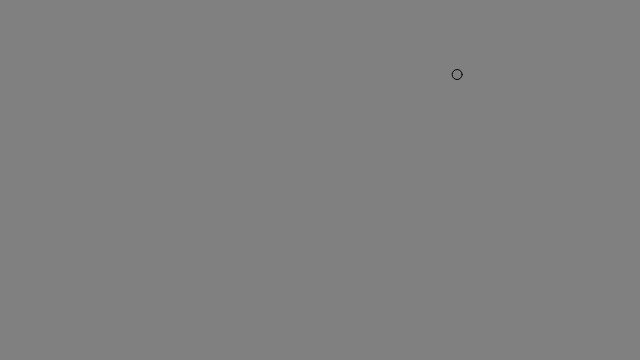
Frame 1 (no input)
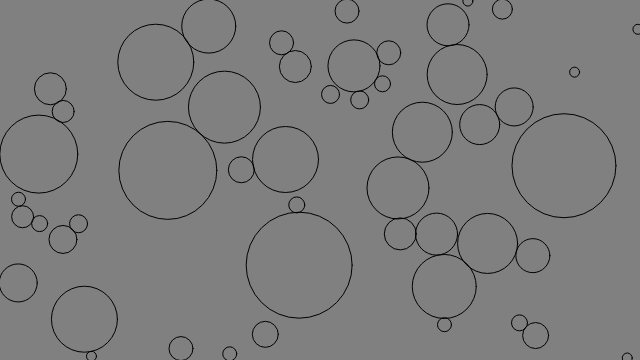
Frame 60 (no input)
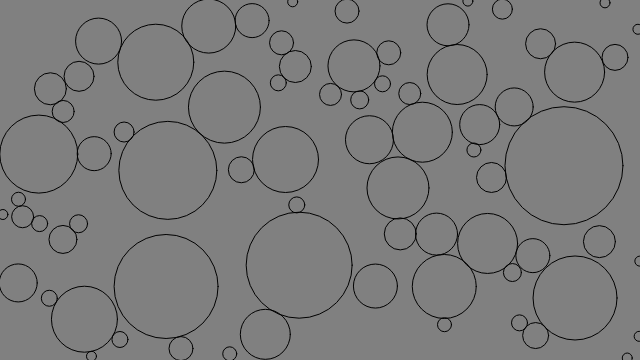
Frame 120 (the mouse pressed at the canvas centre since frame 60)

The p5.js sketch that drew these frames (run headless with seeded random() and noise() and a simulated clock; from frame 60 on, the mouse is pressed at the canvas centre):

// p5.js sketch
// ── sketch.js
let circles = []

let collide_num = 0
let protection = 0

let radiusMin = 5

function setup() 
{
	createCanvas(640, 360);
	colorMode(RGB, 1)
	noFill()

	// for (let i=0; i<10; i++)
	// {
	// 	circles.push(new Circle())
	// }


	// for (let i of circles)
	// {
	// 	i.show()
	// 	//print(i.x)
	// 	//print(i.y)
	// }



} 
    

function draw()
{
	background(0.5)

	//circles.push(new Circle(random(width), random(height)))
	let circle = newCircle()

	// if (circle !== null)
	// {
	// 	circles.push(circle)
	// }




	for (let i of circles)
	{
		if (i.growing) //if a circle is growing, 2 conditions to stop growing
		{
			if (i.onEdges()) i.growing = false

			else
			{
				for (let j of circles)
				{
					if (i != j) //every other circle. not itself
					{
						let d = dist(i.x, i.y, j.x, j.y)

						if (d < i.r + j.r)
						{
							i.growing = false

							break
						}
					}	
				}
			}
		}


		i.show()
		i.grow()
	}
}
    
  



function newCircle()

{
	let x = random(width)
	let y = random(height)

	let valid = true

	for (let i of circles)
	{

		let d = dist(x, y, i.x, i.y)

		if (d < i.r + radiusMin)
		{
			valid = false
			break
		}
	}


	if (valid) circles.push(new Circle(x,y))

	else return null

}





class Circle
{
	constructor(x, y)
	{
		this.x = x
		this.y = y
		this.r = radiusMin

		this.growing = true
	}

	show()
	{
		ellipse(this.x, this.y, this.r*2, this.r*2)
	}

	grow()
	{
		if (this.growing)
		{
			this.r += 1
		}
	}

	onEdges()
	{
		return (this.x-this.r < 0	  || 
				this.x+this.r > width || 
				this.y-this.r < 0     ||  
				this.y+this.r > height)
	}



}
  
